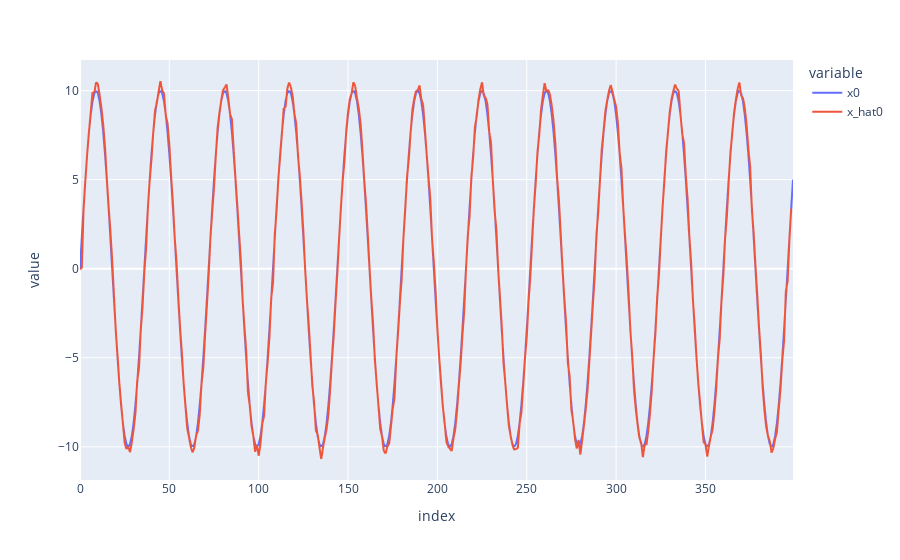

Notebook code cell kept with this figure:
### Code cell
ex.line(pd.concat((to_df(target, 'x'), to_df(pos, 'x_hat')))[['x0', 'x_hat0']])

### Figure 1 — Plotly figure (JSON) as saved in the notebook; plotly's stock layout.template omitted (floating-point values rounded to 4 significant figures; data arrays with more than 128 entries replaced by an {"elided": "..."} marker saying what was removed)
{"data": [{"hovertemplate": "variable=x0<br>index=%{x}<br>value=%{y}<extra></extra>", "legendgroup": "x0", "line": {"color": "#636efa", "dash": "solid"}, "marker": {"symbol": "circle"}, "mode": "lines", "name": "x0", "showlegend": true, "type": "scattergl", "x": {"elided": "799 int values"}, "xaxis": "x", "y": {"elided": "799 float values"}, "yaxis": "y"}, {"hovertemplate": "variable=x_hat0<br>index=%{x}<br>value=%{y}<extra></extra>", "legendgroup": "x_hat0", "line": {"color": "#EF553B", "dash": "solid"}, "marker": {"symbol": "circle"}, "mode": "lines", "name": "x_hat0", "showlegend": true, "type": "scattergl", "x": {"elided": "799 int values"}, "xaxis": "x", "y": {"elided": "799 float values"}, "yaxis": "y"}], "layout": {"autosize": true, "legend": {"title": {"text": "variable"}, "tracegroupgap": 0}, "margin": {"t": 60}, "xaxis": {"anchor": "y", "autorange": true, "domain": [0, 1], "range": [0, 399], "title": {"text": "index"}, "type": "linear"}, "yaxis": {"anchor": "x", "autorange": true, "domain": [0, 1], "range": [-11.86, 11.72], "title": {"text": "value"}, "type": "linear"}}}
